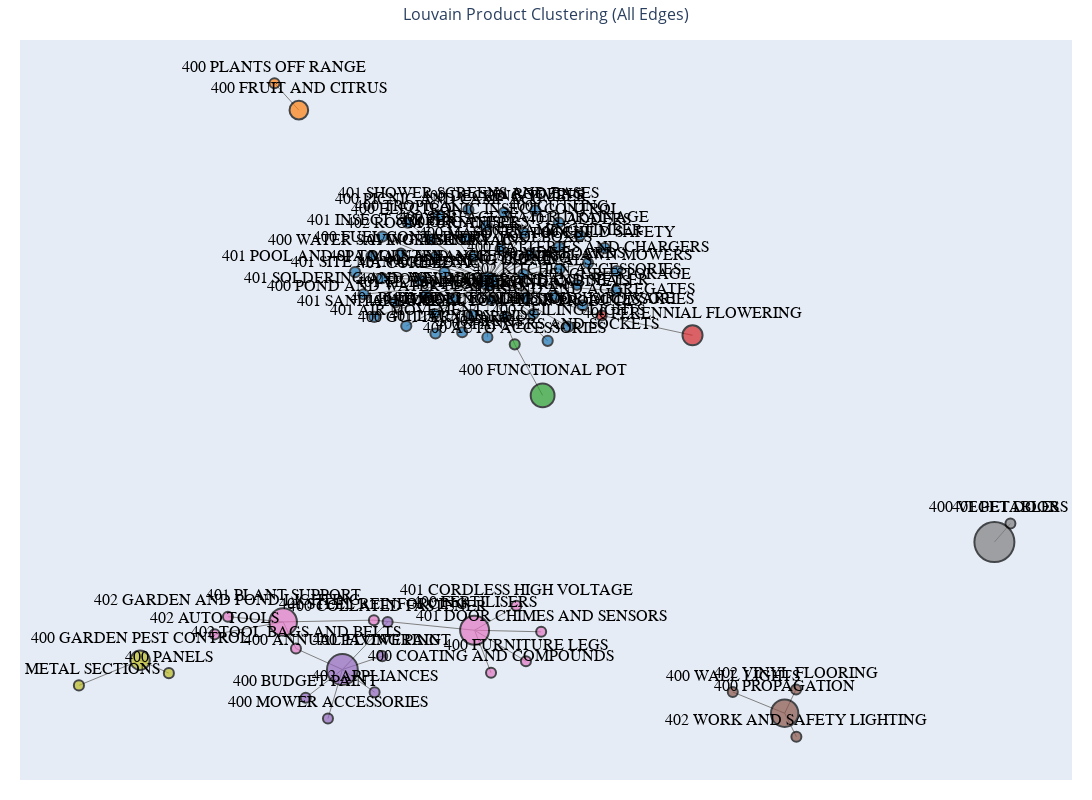

This figure's notebook cell:
### Markdown cell above
## Results

### Code cell
fig.show()

### Figure 1 — Plotly figure (JSON) as saved in the notebook; plotly's stock layout.template omitted (floating-point values rounded to 4 significant figures; data arrays with more than 128 entries replaced by an {"elided": "..."} marker saying what was removed)
{"data": [{"hoverinfo": "none", "line": {"color": "gray", "width": 1}, "mode": "lines", "type": "scatter", "x": {"elided": "225 float values"}, "y": {"elided": "225 float values"}}, {"hoverinfo": "text", "marker": {"color": ["#1f77b4", "#1f77b4", "#1f77b4", "#1f77b4", "#ff7f0e", "#ff7f0e", "#1f77b4", "#1f77b4", "#1f77b4", "#1f77b4", "#1f77b4", "#1f77b4", "#1f77b4", "#1f77b4", "#2ca02c", "#1f77b4", "#1f77b4", "#1f77b4", "#1f77b4", "#1f77b4", "#d62728", "#e377c2", "#e377c2", "#1f77b4", "#8c564b", "#8c564b", "#1f77b4", "#e377c2", "#e377c2", "#e377c2", "#1f77b4", "#1f77b4", "#e377c2", "#9467bd", "#1f77b4", "#bcbd22", "#bcbd22", "#1f77b4", "#1f77b4", "#8c564b", "#1f77b4", "#1f77b4", "#1f77b4", "#1f77b4", "#d62728", "#1f77b4", "#1f77b4", "#9467bd", "#1f77b4", "#1f77b4", "#1f77b4", "#9467bd", "#9467bd", "#2ca02c", "#e377c2", "#bcbd22", "#1f77b4", "#1f77b4", "#1f77b4", "#e377c2", "#7f7f7f", "#7f7f7f", "#8c564b", "#1f77b4", "#1f77b4", "#e377c2", "#1f77b4", "#1f77b4", "#1f77b4", "#1f77b4", "#1f77b4", "#e377c2", "#9467bd", "#9467bd", "#1f77b4", "#1f77b4", "#1f77b4", "#1f77b4", "#1f77b4", "#1f77b4", "#1f77b4"], "line": {"color": "black", "width": 2}, "size": [18.13, 10.02, 10.02, 10.04, 18.65, 10.03, 10.04, 10.04, 10.06, 10.06, 10.05, 10.04, 10.05, 10.05, 10.05, 10.06, 10.08, 10.06, 10.08, 10.08, 10.08, 27.52, 10.01, 10.09, 27.32, 10.01, 10.1, 28.95, 10.01, 10.01, 10.1, 10.09, 10.01, 30.77, 10.1, 10.08, 19.33, 10.09, 10.12, 10.02, 10.11, 10.11, 10.1, 10.12, 20.05, 10.14, 10.11, 10.01, 10.13, 10.15, 10.15, 10.03, 10.02, 23.85, 10.04, 10.12, 10.14, 10.16, 10.16, 10.03, 10, 40, 10.04, 10.18, 10.15, 10.03, 10.17, 10.14, 10.18, 10.17, 10.16, 10.03, 10.03, 10.03, 10.19, 10.19, 10.19, 10.16, 10.19, 10.17, 10.16]}, "mode": "markers+text", "text": ["400 CLEANING CHEMICALS", "401 IRONING", "401 FLOORING TRIM", "403 CURTAINS", "400 FRUIT AND CITRUS", "400 PLANTS OFF RANGE", "401 VANITY AND CABINETS", "401 TILES AND SHEETING", "401 TOOLS AND ACCESSORIES", "401 FLOORING ADHESIVE", "402 HOME AUTOMATION PRODUCTS", "402 DOWNLIGHTS", "400 MASONRY TOOLS", "401 CORDED AC", "400 AUTO ACCESSORIES", "400 WALL SYSTEMS AND HARDWARE", "401 WORKSHOP VAC", "402 TOOLBOXES", "401 PLUMBING TOOLS", "400 GROUT AND SEALER", "401 DOOR ACCESSORIES", "401 PLANT SUPPORT", "402 TOOL BAGS AND BELTS", "400 ORGANISERS", "400 PROPAGATION", "402 VINYL FLOORING", "400 MDF BOARDS", "400 FERTILISERS", "401 STEEL REINFORCING", "402 GARDEN AND POND LIGHTING", "401 LAUNDRY AIDS", "402 KITCHEN ACCESSORIES", "401 CORDLESS HIGH VOLTAGE", "400 ANNUAL FLOWERING", "402 ROOM FURNITURE", "400 PANELS", "400 GARDEN PEST CONTROL", "400 SURFACE WATER DRAINAGE", "403 RUGS", "402 WORK AND SAFETY LIGHTING", "400 FRAMING TIMBER", "400 GUTTER GUARD", "400 POND AND WATER FEATURES", "400 ELECTRONIC INSECT CONTROL", "400 PERENNIAL FLOWERING", "400 FUEL CONTAINERS", "400 BATTERIES AND CHARGERS", "400 PAVING PAINT", "400 SAND AND AGGREGATES", "401 AIR MOVEMENT", "401 SITE MANAGEMENT", "400 BUDGET PAINT", "402 APPLIANCES", "400 FUNCTIONAL POT", "402 AUTO TOOLS", "401 METAL SECTIONS", "401 LADDERS", "400 DECKING TIMBER", "400 CEILING LIGHTS", "401 DOOR CHIMES AND SENSORS", "401 PET DOORS", "400 VEGETABLES", "400 WALL LIGHTS", "400 CUTTING", "400 WATER SAVING AGENT", "400 COATING AND COMPOUNDS", "401 SOLDERING AND WELDING", "400 CHILD SAFETY", "401 SHOWER SCREENS AND BASES", "400 PICNIC AND CAMP ACC", "400 LAWN MOWERS", "400 FURNITURE LEGS", "400 MOWER ACCESSORIES", "400 COLLATED FASTENER", "401 SANITARYWARE", "400 SPANNERS AND SOCKETS", "401 POOL AND SPA MAINTENANCE", "401 CUBE STORAGE", "401 ROOFING", "401 INSECT SCREEN", "400 TROPICAL"], "textfont": {"color": "black", "family": "Arial", "size": 16}, "textposition": "top center", "type": "scatter", "x": [0.01591, 0.07247, 0.02035, -0.007196, -0.2879, -0.3269, 0.07616, -0.04074, -0.05433, -0.01068, 0.042, -0.0831, 0.03581, -0.09394, 0.05845, 0.08806, -0.06749, 0.08417, -0.07028, 0.1225, 0.1978, -0.313, -0.2925, -0.02136, 0.4915, 0.5098, 0.1305, -0.00592, -0.1675, -0.4016, -0.02585, 0.1584, 0.0611, -0.218, -0.075, -0.4964, -0.5426, 0.07363, 0.01461, 0.5103, 0.1296, -0.06872, -0.1327, 0.01285, 0.3437, -0.1241, 0.1761, -0.1541, 0.1674, -0.1155, -0.1544, -0.2769, -0.1663, 0.1032, -0.4228, -0.6407, 0.1629, 0.04147, 0.1444, 0.1009, 0.8537, 0.828, 0.4083, 0.129, -0.1714, 0.02046, -0.1839, 0.2025, -0.01589, -0.0634, 0.2221, 0.07647, -0.2411, -0.1454, -0.1669, 0.1113, -0.1977, 0.2216, 0.09145, -0.1537, -0.113], "y": [0.3149, 0.3357, 0.2607, 0.386, 0.8091, 0.8866, 0.2675, 0.2653, 0.341, 0.2181, 0.2117, 0.2743, 0.4087, 0.3193, 0.1328, 0.2203, 0.387, 0.395, 0.2205, 0.2728, 0.2163, -0.6685, -0.7455, 0.4389, -0.9321, -0.8633, 0.3508, -0.6925, -0.6634, -0.6534, 0.1678, 0.3047, -0.6219, -0.8059, 0.4362, -0.8164, -0.7792, 0.4543, 0.1536, -1, 0.4147, 0.1642, 0.2543, 0.4761, 0.1591, 0.3953, 0.3675, -0.7673, 0.2455, 0.1857, 0.324, -0.8875, -0.8715, -0.01445, -0.7044, -0.8517, 0.4476, 0.5135, 0.1838, -0.697, -0.3845, -0.4381, -0.8709, 0.4846, 0.3877, -0.8152, 0.2775, 0.4106, 0.5214, 0.504, 0.3445, -0.782, -0.9475, -0.6688, 0.2122, 0.1429, 0.3413, 0.2874, 0.5197, 0.4441, 0.4839]}], "layout": {"height": 800, "hovermode": "closest", "margin": {"b": 20, "l": 20, "r": 20, "t": 40}, "showlegend": false, "title": {"font": {"size": 16}, "text": "Louvain Product Clustering (All Edges)", "x": 0.5}, "width": 1200, "xaxis": {"showgrid": false, "showticklabels": false, "zeroline": false}, "yaxis": {"showgrid": false, "showticklabels": false, "zeroline": false}}}
